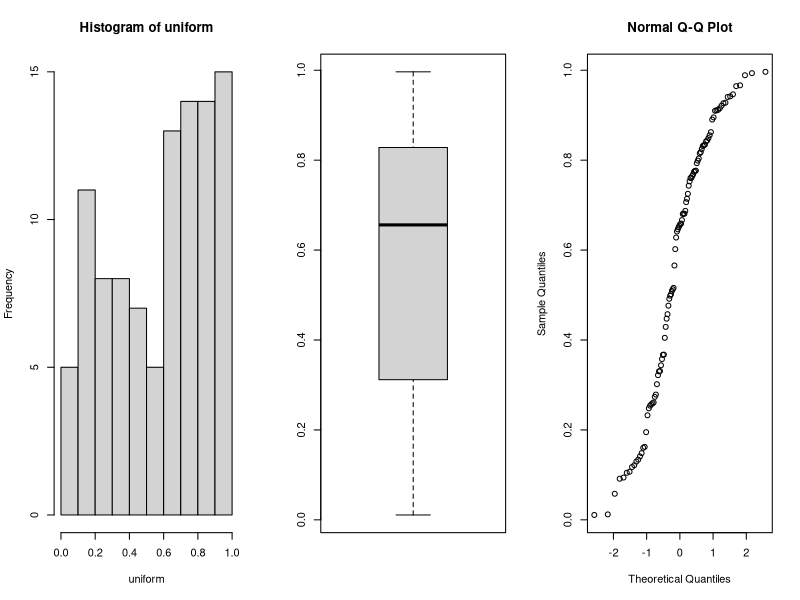
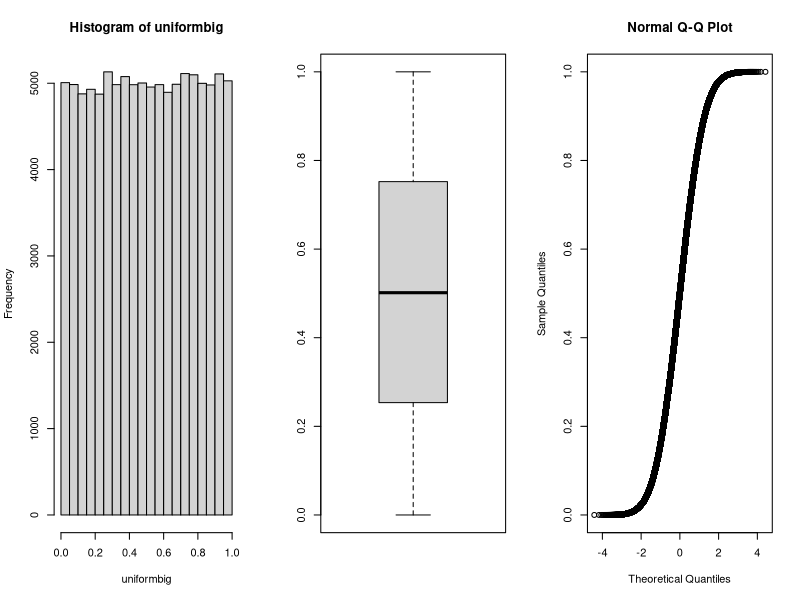
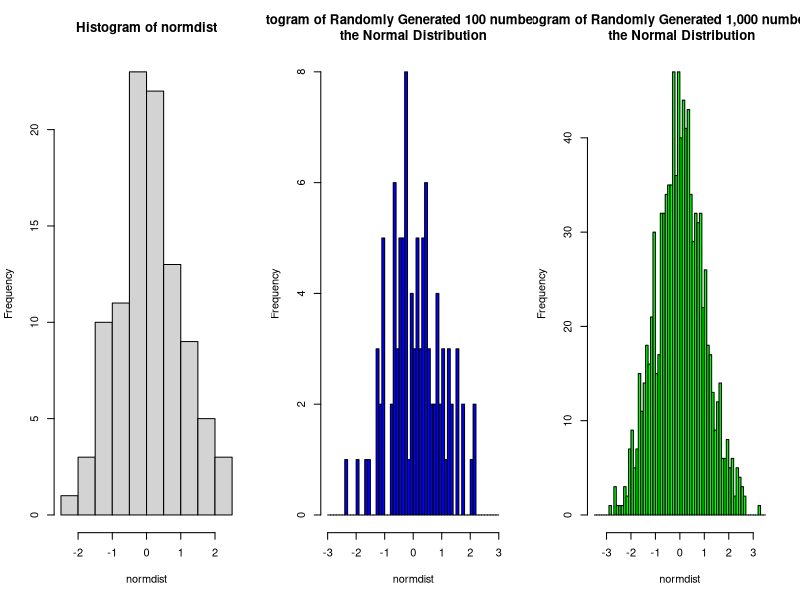
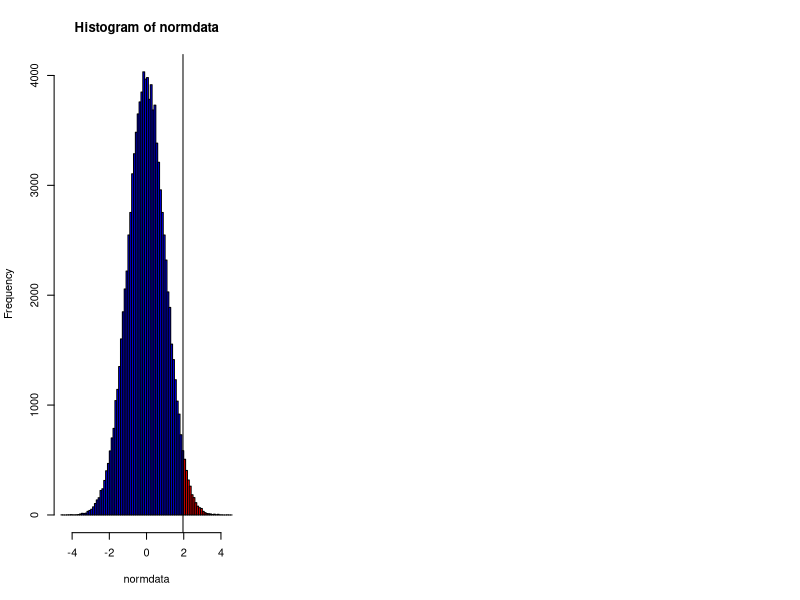

The R source for these figures, in order:
## ---- chunk 1
knitr::opts_chunk$set(echo = TRUE, error = TRUE, warning  = TRUE)
knitr::opts_knit$set(root.dir = '../')
## ---- chunk 2
# data frame with Gender and Smoking Status Randomly assigned
set.seed(123)
Gender <- sample(c('Female', 'Male'), 50, replace = T)
set.seed(123)
Smoker <- sample(c('Smoker', 'NonSmoker'), 50, replace = T)
df5 <- data.frame(Gender, Smoker)
# look at Smoking Status by Gender
table(df5$Gender, df5$Smoker)
## ---- chunk 3
set.seed(15)
uniform <- runif(n = 100) # generate 100 numbers in a uniform distribution with
# min = 0 and max = 1
head(uniform)
## ---- chunk 4
library(psych)
describe(uniform)
## ---- chunk 5
par(mfrow = c(1,3)) # causes all 3 plots to be plotted side by side
hist(uniform) # generate a histogram of our vector
boxplot(uniform) # generate a box plot
qqnorm(uniform) # generate a qqplot
## ---- chunk 6
set.seed(15)
# generate 100,000 numbers in a uniform distribution with
# min = 0 and max = 1
uniformbig <- runif(n = 100000) 
describe(uniformbig)
par(mfrow = c(1,3)) # causes all 3 plots to be plotted side by side
hist(uniformbig)
boxplot(uniformbig)
qqnorm(uniformbig)
## ---- chunk 7
set.seed(67)
x <- rbinom(1, 1000, 0.01)
x
## ---- chunk 8
set.seed(99)
x <- rbinom(4, 8, 0.5)
x
## ---- chunk 9
set.seed(0)
p <- rpois(10000, 7)
summary(p)
## ---- chunk 10
set.seed(123)
# generate 100 numbers with mean 0 and sd = 1
normdist <- rnorm(100)
# lets get the mean, std and range of this vector
mean(normdist)
sd(normdist)
range(normdist)

# lets also look at the histogram
hist(normdist)

# we can change the look of the histrogram somewhat by modifiying the breaks
# also lets add some color and a title!
hist(normdist, breaks = seq(-3, 3, 0.1), col = 'blue', 
     main = paste0('Histogram of Randomly Generated 100 numbers from \n',  
                   'the Normal Distribution'))
## ---- chunk 11
set.seed(123)
# generate 100 numbers with mean 0 and sd = 1
normdist <- rnorm(1000)
# lets get the mean and std of this vector
mean(normdist)
sd(normdist)

# lets also look at the histogram
hist(normdist, breaks = seq(-3.5, 3.5, 0.1), col = 'green', 
     main = paste0('Histogram of Randomly Generated 1,000 numbers from \n ',  
                   'the Normal Distribution'))
## ---- chunk 12
set.seed(23)
Gender <- ifelse(runif(1000) >= 0.5, 'Female', 'Male')
# let's break that down
# The ifelse statement allows us to say if the condition is true, then return
# one value, if not (else) return the other value
# the form of the ifelse output will always be the same as that of 
# test(condition)
# so in the example above we have generated an approximately uniform 
# distribution of 1000 numbers between 0 and 1. If the number is less than 
# or equalt to 0.5 the corresponding gender value is 'Female', if not (else) it
# is male. 

# lets check it
table(Gender)
# 512 males to 488 males about a 50/50 split. 
## ---- chunk 13
FemaleWeights <- rnorm(n = length(Gender == 'Female'), mean = 140, sd = 11)
# this introduces us to the length function
# we can use length to find the length of a vector in this case that
# is the vector where Gender == 'Female'
length(Gender == 'Female')
# notice it is the same answer we got from the table above

MaleWeights <- rnorm(n = length(Gender == 'Male'), mean = 180, sd = 15)

# now we set the weights to the correct indeces by gender
Weight <- ifelse(Gender == 'Female', FemaleWeights, MaleWeights)
## ---- chunk 14
# lets combine the two vectors into a data frame
NormData <- data.frame(Gender, Weight)
head(NormData)
## ---- chunk 15
aggregate(Weight ~ Gender, data = NormData, FUN = mean)
# this code chunk uses the formula notation
# in this context it says lets look at Weight by Gender in the NormData data 
# frame
aggregate(Weight ~ Gender, data = NormData, FUN = sd)
## ---- chunk 16
library(doBy)
summaryBy(Weight ~ Gender, data = NormData, FUN = c(mean, sd))
# we can also save the output as a data object 
WeightSummary <- summaryBy(Weight ~ Gender, data = NormData, FUN = c(mean, sd))
WeightSummary
## ---- chunk 17
# you can also use print() around the assignment operator to assign and print 
# results in the same line
print(WeightSummary <- summaryBy(Weight ~ Gender, 
                                 data = NormData, 
                                 FUN = c(mean, sd)))
## ---- chunk 18
min(NormData$Weight)
max(NormData$Weight)

summaryBy(Weight ~ Gender, data = NormData, FUN = c(min, max, median))
## ---- chunk 19
pnorm(1.96)
## ---- chunk 20
# generate normal distribtion
set.seed(100)
normdata <- rnorm(100000)
hist(normdata, breaks = seq(-4.6, 4.6, .1), 
     col = c(rep('blue', 66), rep('red', 27)))
abline(v = 1.96)
## ---- chunk 21
qnorm(.975)
